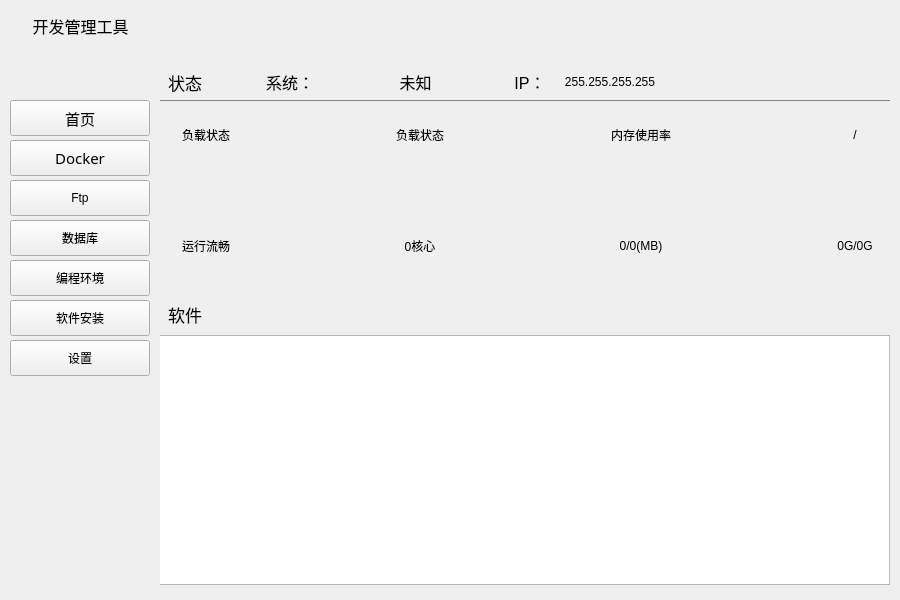
<?xml version="1.0" encoding="UTF-8"?>
<ui version="4.0">
 <class>Widget</class>
 <widget class="QWidget" name="Widget">
  <property name="geometry">
   <rect>
    <x>0</x>
    <y>0</y>
    <width>900</width>
    <height>600</height>
   </rect>
  </property>
  <property name="minimumSize">
   <size>
    <width>900</width>
    <height>600</height>
   </size>
  </property>
  <property name="maximumSize">
   <size>
    <width>900</width>
    <height>600</height>
   </size>
  </property>
  <property name="windowTitle">
   <string>Form</string>
  </property>
  <widget class="QWidget" name="widget_2" native="true">
   <property name="geometry">
    <rect>
     <x>0</x>
     <y>0</y>
     <width>160</width>
     <height>600</height>
    </rect>
   </property>
   <widget class="QLabel" name="label">
    <property name="geometry">
     <rect>
      <x>0</x>
      <y>10</y>
      <width>161</width>
      <height>31</height>
     </rect>
    </property>
    <property name="font">
     <font>
      <pointsize>12</pointsize>
     </font>
    </property>
    <property name="text">
     <string>开发管理工具</string>
    </property>
    <property name="alignment">
     <set>Qt::AlignCenter</set>
    </property>
   </widget>
   <widget class="QPushButton" name="menu_home">
    <property name="geometry">
     <rect>
      <x>10</x>
      <y>100</y>
      <width>140</width>
      <height>36</height>
     </rect>
    </property>
    <property name="font">
     <font>
      <family>Zeniq</family>
      <pointsize>11</pointsize>
      <weight>50</weight>
      <italic>false</italic>
      <bold>false</bold>
     </font>
    </property>
    <property name="styleSheet">
     <string notr="true">font: 11pt &quot;Zeniq&quot;;</string>
    </property>
    <property name="text">
     <string>首页</string>
    </property>
    <property name="flat">
     <bool>false</bool>
    </property>
   </widget>
   <widget class="QPushButton" name="menu_docker">
    <property name="geometry">
     <rect>
      <x>10</x>
      <y>140</y>
      <width>140</width>
      <height>36</height>
     </rect>
    </property>
    <property name="font">
     <font>
      <family>Zeniq</family>
      <pointsize>11</pointsize>
      <weight>50</weight>
      <italic>false</italic>
      <bold>false</bold>
     </font>
    </property>
    <property name="styleSheet">
     <string notr="true">font: 11pt &quot;Zeniq&quot;;</string>
    </property>
    <property name="text">
     <string>Docker</string>
    </property>
    <property name="flat">
     <bool>false</bool>
    </property>
   </widget>
   <widget class="QPushButton" name="menu_ftp">
    <property name="geometry">
     <rect>
      <x>10</x>
      <y>180</y>
      <width>140</width>
      <height>36</height>
     </rect>
    </property>
    <property name="styleSheet">
     <string notr="true">font: 11pt &quot;Zeniq&quot;;</string>
    </property>
    <property name="text">
     <string>Ftp</string>
    </property>
    <property name="flat">
     <bool>false</bool>
    </property>
   </widget>
   <widget class="QPushButton" name="menu_sql">
    <property name="geometry">
     <rect>
      <x>10</x>
      <y>220</y>
      <width>140</width>
      <height>36</height>
     </rect>
    </property>
    <property name="styleSheet">
     <string notr="true">font: 11pt &quot;Zeniq&quot;;</string>
    </property>
    <property name="text">
     <string>数据库</string>
    </property>
    <property name="flat">
     <bool>false</bool>
    </property>
   </widget>
   <widget class="QPushButton" name="menu_programming">
    <property name="geometry">
     <rect>
      <x>10</x>
      <y>260</y>
      <width>140</width>
      <height>36</height>
     </rect>
    </property>
    <property name="styleSheet">
     <string notr="true">font: 11pt &quot;Zeniq&quot;;</string>
    </property>
    <property name="text">
     <string>编程环境</string>
    </property>
    <property name="flat">
     <bool>false</bool>
    </property>
   </widget>
   <widget class="QPushButton" name="menu_software">
    <property name="geometry">
     <rect>
      <x>10</x>
      <y>300</y>
      <width>140</width>
      <height>36</height>
     </rect>
    </property>
    <property name="styleSheet">
     <string notr="true">font: 11pt &quot;Zeniq&quot;;</string>
    </property>
    <property name="text">
     <string>软件安装</string>
    </property>
    <property name="flat">
     <bool>false</bool>
    </property>
   </widget>
   <widget class="QPushButton" name="menu_setting">
    <property name="geometry">
     <rect>
      <x>10</x>
      <y>340</y>
      <width>140</width>
      <height>36</height>
     </rect>
    </property>
    <property name="styleSheet">
     <string notr="true">font: 11pt &quot;Zeniq&quot;;</string>
    </property>
    <property name="text">
     <string>设置</string>
    </property>
    <property name="flat">
     <bool>false</bool>
    </property>
   </widget>
  </widget>
  <widget class="QStackedWidget" name="stackedWidget">
   <property name="geometry">
    <rect>
     <x>160</x>
     <y>60</y>
     <width>730</width>
     <height>551</height>
    </rect>
   </property>
   <property name="currentIndex">
    <number>0</number>
   </property>
   <widget class="QWidget" name="page">
    <widget class="Dtk::Widget::DFrame" name="Dtk::Widget::DFrame">
     <property name="geometry">
      <rect>
       <x>0</x>
       <y>-2</y>
       <width>741</width>
       <height>231</height>
      </rect>
     </property>
    </widget>
    <widget class="Dtk::Widget::DFrame" name="Dtk::Widget::DFrame_2">
     <property name="geometry">
      <rect>
       <x>0</x>
       <y>238</y>
       <width>740</width>
       <height>295</height>
      </rect>
     </property>
    </widget>
    <widget class="QWidget" name="line1_widget" native="true">
     <property name="geometry">
      <rect>
       <x>0</x>
       <y>40</y>
       <width>730</width>
       <height>1</height>
      </rect>
     </property>
     <property name="maximumSize">
      <size>
       <width>16777215</width>
       <height>4</height>
      </size>
     </property>
     <property name="styleSheet">
      <string notr="true">background-color:#808080</string>
     </property>
    </widget>
    <widget class="Dtk::Widget::DLabel" name="Dtk::Widget::DLabel_5">
     <property name="geometry">
      <rect>
       <x>0</x>
       <y>7</y>
       <width>50</width>
       <height>30</height>
      </rect>
     </property>
     <property name="font">
      <font>
       <pointsize>13</pointsize>
      </font>
     </property>
     <property name="text">
      <string>状态</string>
     </property>
     <property name="alignment">
      <set>Qt::AlignCenter</set>
     </property>
    </widget>
    <widget class="QWidget" name="layoutWidget">
     <property name="geometry">
      <rect>
       <x>22</x>
       <y>50</y>
       <width>691</width>
       <height>161</height>
      </rect>
     </property>
     <layout class="QHBoxLayout" name="horizontalLayout">
      <item>
       <layout class="QGridLayout" name="gridLayout">
        <item row="0" column="0">
         <widget class="Dtk::Widget::DLabel" name="Dtk::Widget::DLabel_9">
          <property name="text">
           <string>负载状态</string>
          </property>
          <property name="alignment">
           <set>Qt::AlignCenter</set>
          </property>
         </widget>
        </item>
        <item row="1" column="0">
         <widget class="Dtk::Widget::DWaterProgress" name="Dtk::Widget::DWaterProgress_5">
          <property name="value">
           <number>50</number>
          </property>
         </widget>
        </item>
        <item row="2" column="0">
         <widget class="Dtk::Widget::DLabel" name="Dtk::Widget::DLabel_10">
          <property name="text">
           <string>运行流畅</string>
          </property>
          <property name="alignment">
           <set>Qt::AlignCenter</set>
          </property>
         </widget>
        </item>
       </layout>
      </item>
      <item>
       <spacer name="horizontalSpacer_4">
        <property name="orientation">
         <enum>Qt::Horizontal</enum>
        </property>
        <property name="sizeHint" stdset="0">
         <size>
          <width>40</width>
          <height>20</height>
         </size>
        </property>
       </spacer>
      </item>
      <item>
       <layout class="QGridLayout" name="gridLayout_2">
        <item row="0" column="0">
         <widget class="Dtk::Widget::DLabel" name="Dtk::Widget::DLabel_6">
          <property name="text">
           <string>负载状态</string>
          </property>
          <property name="alignment">
           <set>Qt::AlignCenter</set>
          </property>
         </widget>
        </item>
        <item row="1" column="0">
         <widget class="Dtk::Widget::DWaterProgress" name="Dtk::Widget::DWaterProgress_2">
          <property name="value">
           <number>50</number>
          </property>
         </widget>
        </item>
        <item row="2" column="0">
         <widget class="Dtk::Widget::DLabel" name="Dtk::Widget::DLabel_11">
          <property name="text">
           <string>0核心</string>
          </property>
          <property name="alignment">
           <set>Qt::AlignCenter</set>
          </property>
         </widget>
        </item>
       </layout>
      </item>
      <item>
       <spacer name="horizontalSpacer_5">
        <property name="orientation">
         <enum>Qt::Horizontal</enum>
        </property>
        <property name="sizeHint" stdset="0">
         <size>
          <width>40</width>
          <height>20</height>
         </size>
        </property>
       </spacer>
      </item>
      <item>
       <layout class="QGridLayout" name="gridLayout_3">
        <item row="0" column="0">
         <widget class="Dtk::Widget::DLabel" name="Dtk::Widget::DLabel_7">
          <property name="text">
           <string>内存使用率</string>
          </property>
          <property name="alignment">
           <set>Qt::AlignCenter</set>
          </property>
         </widget>
        </item>
        <item row="1" column="0">
         <widget class="Dtk::Widget::DWaterProgress" name="Dtk::Widget::DWaterProgress_3">
          <property name="value">
           <number>50</number>
          </property>
         </widget>
        </item>
        <item row="2" column="0">
         <widget class="Dtk::Widget::DLabel" name="Dtk::Widget::DLabel_12">
          <property name="text">
           <string>0/0(MB)</string>
          </property>
          <property name="alignment">
           <set>Qt::AlignCenter</set>
          </property>
         </widget>
        </item>
       </layout>
      </item>
      <item>
       <spacer name="horizontalSpacer_6">
        <property name="orientation">
         <enum>Qt::Horizontal</enum>
        </property>
        <property name="sizeHint" stdset="0">
         <size>
          <width>40</width>
          <height>20</height>
         </size>
        </property>
       </spacer>
      </item>
      <item>
       <layout class="QGridLayout" name="gridLayout_4">
        <item row="0" column="0">
         <widget class="Dtk::Widget::DLabel" name="Dtk::Widget::DLabel_8">
          <property name="text">
           <string>/</string>
          </property>
          <property name="alignment">
           <set>Qt::AlignCenter</set>
          </property>
         </widget>
        </item>
        <item row="1" column="0">
         <widget class="Dtk::Widget::DWaterProgress" name="Dtk::Widget::DWaterProgress_4">
          <property name="value">
           <number>50</number>
          </property>
         </widget>
        </item>
        <item row="2" column="0">
         <widget class="Dtk::Widget::DLabel" name="Dtk::Widget::DLabel_13">
          <property name="text">
           <string>0G/0G</string>
          </property>
          <property name="alignment">
           <set>Qt::AlignCenter</set>
          </property>
         </widget>
        </item>
       </layout>
      </item>
     </layout>
    </widget>
    <widget class="Dtk::Widget::DLabel" name="Dtk::Widget::DLabel_14">
     <property name="geometry">
      <rect>
       <x>0</x>
       <y>239</y>
       <width>50</width>
       <height>30</height>
      </rect>
     </property>
     <property name="font">
      <font>
       <pointsize>13</pointsize>
      </font>
     </property>
     <property name="text">
      <string>软件</string>
     </property>
     <property name="alignment">
      <set>Qt::AlignCenter</set>
     </property>
    </widget>
    <widget class="QListWidget" name="homePageSoft">
     <property name="geometry">
      <rect>
       <x>-10</x>
       <y>275</y>
       <width>740</width>
       <height>250</height>
      </rect>
     </property>
    </widget>
    <widget class="Dtk::Widget::DLabel" name="Dtk::Widget::DLabel">
     <property name="geometry">
      <rect>
       <x>390</x>
       <y>7</y>
       <width>120</width>
       <height>30</height>
      </rect>
     </property>
     <property name="text">
      <string>255.255.255.255</string>
     </property>
     <property name="alignment">
      <set>Qt::AlignCenter</set>
     </property>
    </widget>
    <widget class="Dtk::Widget::DLabel" name="Dtk::Widget::DLabel_4">
     <property name="geometry">
      <rect>
       <x>350</x>
       <y>7</y>
       <width>40</width>
       <height>30</height>
      </rect>
     </property>
     <property name="font">
      <font>
       <pointsize>12</pointsize>
      </font>
     </property>
     <property name="text">
      <string>IP：</string>
     </property>
     <property name="alignment">
      <set>Qt::AlignCenter</set>
     </property>
    </widget>
    <widget class="Dtk::Widget::DLabel" name="Dtk::Widget::DLabel_3">
     <property name="geometry">
      <rect>
       <x>160</x>
       <y>7</y>
       <width>191</width>
       <height>30</height>
      </rect>
     </property>
     <property name="font">
      <font>
       <pointsize>12</pointsize>
      </font>
     </property>
     <property name="text">
      <string>未知</string>
     </property>
     <property name="alignment">
      <set>Qt::AlignCenter</set>
     </property>
    </widget>
    <widget class="Dtk::Widget::DLabel" name="Dtk::Widget::DLabel_2">
     <property name="geometry">
      <rect>
       <x>100</x>
       <y>7</y>
       <width>60</width>
       <height>30</height>
      </rect>
     </property>
     <property name="font">
      <font>
       <pointsize>12</pointsize>
      </font>
     </property>
     <property name="text">
      <string>系统：</string>
     </property>
     <property name="alignment">
      <set>Qt::AlignCenter</set>
     </property>
    </widget>
   </widget>
   <widget class="QWidget" name="page_2"/>
  </widget>
  <widget class="DTitlebar" name="titlebar" native="true">
   <property name="geometry">
    <rect>
     <x>160</x>
     <y>0</y>
     <width>740</width>
     <height>20</height>
    </rect>
   </property>
   <property name="minimumSize">
    <size>
     <width>0</width>
     <height>20</height>
    </size>
   </property>
  </widget>
 </widget>
 <customwidgets>
  <customwidget>
   <class>Dtk::Widget::DFrame</class>
   <extends>QFrame</extends>
   <header>DFrame</header>
  </customwidget>
  <customwidget>
   <class>Dtk::Widget::DLabel</class>
   <extends>QLabel</extends>
   <header>DLabel</header>
  </customwidget>
  <customwidget>
   <class>Dtk::Widget::DWaterProgress</class>
   <extends>QWidget</extends>
   <header>DWaterProgress</header>
  </customwidget>
  <customwidget>
   <class>DTitlebar</class>
   <extends>QWidget</extends>
   <header location="global">dtitlebar.h</header>
   <container>1</container>
  </customwidget>
 </customwidgets>
 <resources/>
 <connections/>
</ui>
